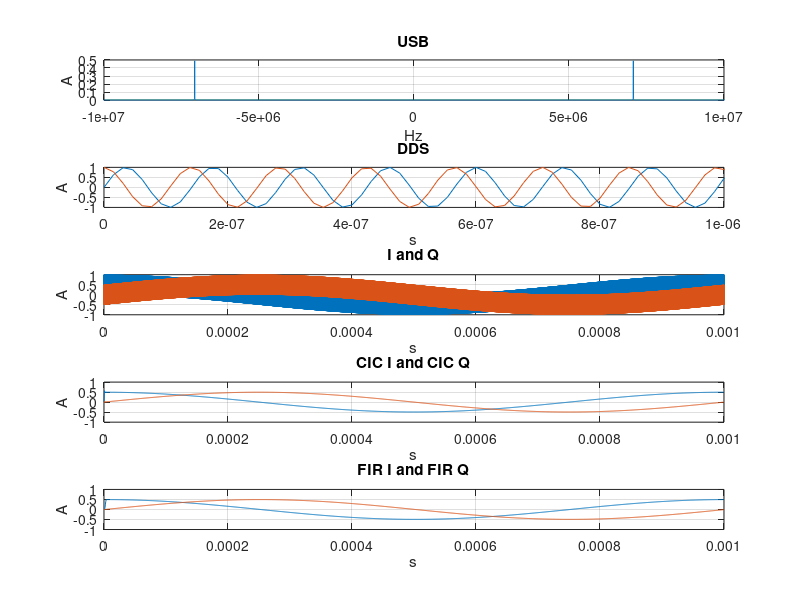

Reproduce this figure in MATLAB.
# y = ssbmod(x, fc, fs, phi, band)
# x - message signal
# fc - carrier frequency
# fs - sampling frequency

# fftshift(x)
# for use with the fft and ifft functions
# performs a shift of the vector x, in order to move the frequency 0 to the center of the vector

# y = decimate(x, q, n, "fir")
# downsample the signal x by a reduction factor of q
# a lowpass antialiasing filter is applied to the signal, prior to reducing the input sequence
# by default, an order n Chebyshev type I filter is used
# if n is not specified, the default is 8
# if the optional argument "fir" is given, an order n FIR filter is used, with a default order of 30 if n is not given

addpath("C:\Users\Martin Stoyanov\IdeaProjects\va3aui\octave")
pkg load communications
pkg load signal
clear all
close all
clc

fa = 1e3
fc = 7.074e6
fs = 65e6
t = 0 : 1/fs : 1e-3

audio = sin(2*pi*fa*t)
usb = ssbmod(audio, fc, fs, 0, "upper")


figure(1)
subplot(5, 1, 1)
{
  df = -fs/2 : 1e3 : fs/2
  samples = length(df)
}
plot(df, abs(fftshift(fft(usb)/samples)))
axis([-10e6, 10e6, 0, 0.5])
title('USB')
xlabel('Hz')
ylabel('A')
grid on
{
  dds_sin = sin(2*pi*fc*t)
  dds_cos = cos(2*pi*fc*t)
}
subplot(5, 1, 2)
plot(t, dds_sin)
hold on
plot(t, dds_cos)
hold off
axis([0, 1e-6, -1, 1])
title('DDS')
xlabel('s')
ylabel('A')
grid on
{
  i = dds_sin.*usb
  q = dds_cos.*usb
}
subplot(5, 1, 3)
plot(t, i)
hold on
plot(t, q)
hold off
axis([0, 1e-3, -1, 1])
title('I and Q')
xlabel('s')
ylabel('A')
grid on
subplot(5, 1, 4)
{
  dec_factor = 37
  cic_i = decimate(i, dec_factor)
  cic_q = decimate(q, dec_factor)
  fs = fs/dec_factor
  fc = fc/dec_factor
  t = 0 : 1/fs : 1e-3
}
plot(t, cic_i)
hold on
plot(t, cic_q)
hold off
axis([0, 1e-3, -1, 1])
title('CIC I and CIC Q')
xlabel('s')
ylabel('A')
grid on
subplot(5, 1, 5)
{
  n = 8
  wn = fc/(fs/2)
  b = fir1(n-1, wn)
  fir_i = filter(b, 1, cic_i)
  fir_q = filter(b, 1, cic_q)
}
plot(t, fir_i)
hold on
plot(t, fir_q)
hold off
axis([0, 1e-3, -1, 1])
title('FIR I and FIR Q')
xlabel('s')
ylabel('A')
grid on




































